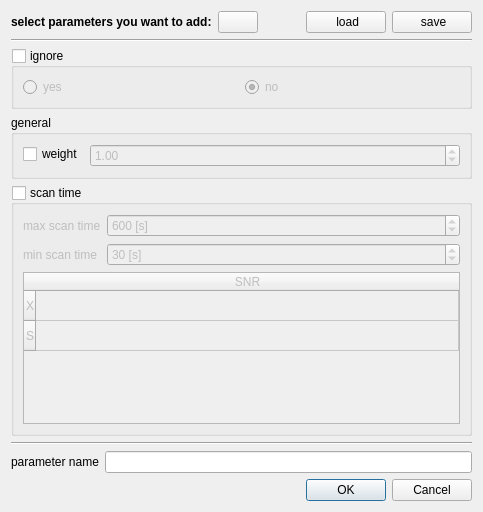
<?xml version="1.0" encoding="UTF-8"?>
<ui version="4.0">
 <class>baselineParametersDialog</class>
 <widget class="QDialog" name="baselineParametersDialog">
  <property name="geometry">
   <rect>
    <x>0</x>
    <y>0</y>
    <width>483</width>
    <height>512</height>
   </rect>
  </property>
  <property name="windowTitle">
   <string>Dialog</string>
  </property>
  <layout class="QVBoxLayout" name="verticalLayout_2">
   <item>
    <layout class="QHBoxLayout" name="horizontalLayout_4">
     <item>
      <widget class="QLabel" name="label_3">
       <property name="font">
        <font>
         <weight>75</weight>
         <bold>true</bold>
        </font>
       </property>
       <property name="text">
        <string>select parameters you want to add:</string>
       </property>
      </widget>
     </item>
     <item>
      <widget class="QPushButton" name="pushButton">
       <property name="text">
        <string/>
       </property>
       <property name="icon">
        <iconset resource="../myresources.qrc">
         <normaloff>:/icons/icons/help.png</normaloff>:/icons/icons/help.png</iconset>
       </property>
      </widget>
     </item>
     <item>
      <spacer name="horizontalSpacer">
       <property name="orientation">
        <enum>Qt::Horizontal</enum>
       </property>
       <property name="sizeHint" stdset="0">
        <size>
         <width>40</width>
         <height>20</height>
        </size>
       </property>
      </spacer>
     </item>
     <item>
      <widget class="QPushButton" name="pushButton_load">
       <property name="toolTip">
        <string>load predefined parameter</string>
       </property>
       <property name="statusTip">
        <string>load predefined parameter</string>
       </property>
       <property name="whatsThis">
        <string>&lt;html&gt;&lt;head/&gt;&lt;body&gt;&lt;p&gt;Load previously saved paramters. &lt;/p&gt;&lt;/body&gt;&lt;/html&gt;</string>
       </property>
       <property name="text">
        <string> load</string>
       </property>
       <property name="icon">
        <iconset resource="../myresources.qrc">
         <normaloff>:/icons/icons/folder-open-5.png</normaloff>:/icons/icons/folder-open-5.png</iconset>
       </property>
      </widget>
     </item>
     <item>
      <widget class="QPushButton" name="pushButton_save">
       <property name="toolTip">
        <string>save this parameter for further use</string>
       </property>
       <property name="statusTip">
        <string>save this parameter for further use</string>
       </property>
       <property name="whatsThis">
        <string>&lt;html&gt;&lt;head/&gt;&lt;body&gt;&lt;p&gt;Save parameters to make them loadable in future. &lt;/p&gt;&lt;/body&gt;&lt;/html&gt;</string>
       </property>
       <property name="text">
        <string> save</string>
       </property>
       <property name="icon">
        <iconset resource="../myresources.qrc">
         <normaloff>:/icons/icons/document-export.png</normaloff>:/icons/icons/document-export.png</iconset>
       </property>
      </widget>
     </item>
    </layout>
   </item>
   <item>
    <widget class="Line" name="line_2">
     <property name="orientation">
      <enum>Qt::Horizontal</enum>
     </property>
    </widget>
   </item>
   <item>
    <widget class="QGroupBox" name="groupBox_ignore">
     <property name="toolTip">
      <string>ignore this baseline in calculation of required observing time</string>
     </property>
     <property name="statusTip">
      <string>ignore this baseline in calculation of required observing time</string>
     </property>
     <property name="whatsThis">
      <string>&lt;html&gt;&lt;head/&gt;&lt;body&gt;&lt;p&gt;Ignore this baseline for calculation of required scan duration. &lt;/p&gt;&lt;p&gt;&lt;br/&gt;&lt;/p&gt;&lt;p&gt;Ignored baselines will not be listed in number of observations and will not be listed in output files. &lt;/p&gt;&lt;/body&gt;&lt;/html&gt;</string>
     </property>
     <property name="title">
      <string>ignore</string>
     </property>
     <property name="checkable">
      <bool>true</bool>
     </property>
     <property name="checked">
      <bool>false</bool>
     </property>
     <layout class="QHBoxLayout" name="horizontalLayout">
      <item>
       <widget class="QRadioButton" name="radioButton_ignore_yes">
        <property name="text">
         <string>yes</string>
        </property>
       </widget>
      </item>
      <item>
       <widget class="QRadioButton" name="radioButton_ignore_no">
        <property name="text">
         <string>no</string>
        </property>
        <property name="checked">
         <bool>true</bool>
        </property>
       </widget>
      </item>
     </layout>
    </widget>
   </item>
   <item>
    <widget class="QGroupBox" name="groupBox_3">
     <property name="title">
      <string>general</string>
     </property>
     <layout class="QFormLayout" name="formLayout_2">
      <item row="0" column="1">
       <widget class="QDoubleSpinBox" name="doubleSpinBox_weight">
        <property name="enabled">
         <bool>false</bool>
        </property>
        <property name="toolTip">
         <string>weight of this baseline for selection of best scan</string>
        </property>
        <property name="statusTip">
         <string>weight of this baseline for selection of best scan</string>
        </property>
        <property name="whatsThis">
         <string>&lt;html&gt;&lt;head/&gt;&lt;body&gt;&lt;p&gt;If you give a baseline &lt;span style=&quot; font-weight:600;&quot;&gt;extra weight&lt;/span&gt; (weight &amp;gt;1) then the software will &lt;span style=&quot; font-weight:600;&quot;&gt;prefere scans when there is an observation on this baseline&lt;/span&gt;. &lt;/p&gt;&lt;/body&gt;&lt;/html&gt;</string>
        </property>
        <property name="maximum">
         <double>999.000000000000000</double>
        </property>
        <property name="singleStep">
         <double>0.250000000000000</double>
        </property>
        <property name="value">
         <double>1.000000000000000</double>
        </property>
       </widget>
      </item>
      <item row="0" column="0">
       <widget class="QCheckBox" name="checkBox">
        <property name="whatsThis">
         <string>&lt;html&gt;&lt;head/&gt;&lt;body&gt;&lt;p&gt;Select parameter. &lt;/p&gt;&lt;p&gt;Parameters which are selected will &lt;span style=&quot; font-weight:600;&quot;&gt;override&lt;/span&gt; parameters from its &lt;span style=&quot; font-weight:600;&quot;&gt;parents&lt;/span&gt;. &lt;/p&gt;&lt;/body&gt;&lt;/html&gt;</string>
        </property>
        <property name="text">
         <string>weight</string>
        </property>
       </widget>
      </item>
     </layout>
    </widget>
   </item>
   <item>
    <widget class="QGroupBox" name="groupBox_scanTime">
     <property name="title">
      <string>scan time</string>
     </property>
     <property name="checkable">
      <bool>true</bool>
     </property>
     <property name="checked">
      <bool>false</bool>
     </property>
     <layout class="QVBoxLayout" name="verticalLayout">
      <item>
       <layout class="QFormLayout" name="formLayout">
        <item row="0" column="0">
         <widget class="QLabel" name="label">
          <property name="text">
           <string>max scan time</string>
          </property>
         </widget>
        </item>
        <item row="0" column="1">
         <widget class="QSpinBox" name="spinBox_maxScan">
          <property name="toolTip">
           <string>maximum allowed scan time in seconds</string>
          </property>
          <property name="statusTip">
           <string>maximum allowed scan time in seconds</string>
          </property>
          <property name="whatsThis">
           <string>&lt;html&gt;&lt;head/&gt;&lt;body&gt;&lt;p&gt;Maximum allowed scan time in seconds. &lt;/p&gt;&lt;p&gt;This value is also set in source parameters &lt;img src=&quot;:/icons/icons/source_p.png&quot; width=&quot;30&quot; height=&quot;30&quot;/&gt; and station parameters &lt;img src=&quot;:/icons/icons/station_p.png&quot; width=&quot;30&quot; height=&quot;30&quot;/&gt;. The minimum value of those three parameters will be taken. &lt;/p&gt;&lt;/body&gt;&lt;/html&gt;</string>
          </property>
          <property name="suffix">
           <string> [s]</string>
          </property>
          <property name="maximum">
           <number>9999</number>
          </property>
          <property name="singleStep">
           <number>60</number>
          </property>
          <property name="value">
           <number>600</number>
          </property>
         </widget>
        </item>
        <item row="1" column="0">
         <widget class="QLabel" name="label_2">
          <property name="text">
           <string>min scan time</string>
          </property>
         </widget>
        </item>
        <item row="1" column="1">
         <widget class="QSpinBox" name="spinBox_minScan">
          <property name="toolTip">
           <string>minimum allowed scan time in seconds</string>
          </property>
          <property name="statusTip">
           <string>minimum allowed scan time in seconds</string>
          </property>
          <property name="whatsThis">
           <string>&lt;html&gt;&lt;head/&gt;&lt;body&gt;&lt;p&gt;Minimum required scan time in seconds. &lt;/p&gt;&lt;p&gt;This value is also set in source parameters &lt;img src=&quot;:/icons/icons/source_p.png&quot; height=&quot;30&quot;/&gt; and station parameters &lt;img src=&quot;:/icons/icons/station_p.png&quot; height=&quot;30&quot;/&gt;. The maximum value of those three parameters will be taken. &lt;/p&gt;&lt;/body&gt;&lt;/html&gt;</string>
          </property>
          <property name="suffix">
           <string> [s]</string>
          </property>
          <property name="maximum">
           <number>9999</number>
          </property>
          <property name="singleStep">
           <number>10</number>
          </property>
          <property name="value">
           <number>30</number>
          </property>
         </widget>
        </item>
       </layout>
      </item>
      <item>
       <widget class="QTableWidget" name="tableWidget_SNR">
        <property name="minimumSize">
         <size>
          <width>0</width>
          <height>120</height>
         </size>
        </property>
        <property name="toolTip">
         <string>minimum signal to noise ratio for each band</string>
        </property>
        <property name="statusTip">
         <string>minimum signal to noise ratio for each band</string>
        </property>
        <property name="whatsThis">
         <string>&lt;html&gt;&lt;head/&gt;&lt;body&gt;&lt;p&gt;Minimum target signal to noise ratio. &lt;/p&gt;&lt;p&gt;This value is also set in source parameters &lt;img src=&quot;:/icons/icons/source_p.png&quot; width=&quot;30&quot; height=&quot;30&quot;/&gt;, station parameters &lt;img src=&quot;:/icons/icons/station_p.png&quot; width=&quot;30&quot; height=&quot;30&quot;/&gt; and observing mode &lt;img src=&quot;:/icons/icons/drive-harddisk-3.png&quot; width=&quot;30&quot; height=&quot;30&quot;/&gt;. The minimum value of those three parameters will be taken. &lt;/p&gt;&lt;/body&gt;&lt;/html&gt;</string>
        </property>
        <attribute name="horizontalHeaderStretchLastSection">
         <bool>true</bool>
        </attribute>
        <row>
         <property name="text">
          <string>X</string>
         </property>
        </row>
        <row>
         <property name="text">
          <string>S</string>
         </property>
        </row>
        <column>
         <property name="text">
          <string>SNR</string>
         </property>
        </column>
       </widget>
      </item>
     </layout>
    </widget>
   </item>
   <item>
    <widget class="Line" name="line">
     <property name="orientation">
      <enum>Qt::Horizontal</enum>
     </property>
    </widget>
   </item>
   <item>
    <layout class="QHBoxLayout" name="horizontalLayout_2">
     <item>
      <widget class="QLabel" name="label_5">
       <property name="text">
        <string>parameter name</string>
       </property>
      </widget>
     </item>
     <item>
      <widget class="QLineEdit" name="lineEdit_paraName">
       <property name="toolTip">
        <string>name of this parameter</string>
       </property>
       <property name="statusTip">
        <string>name of this parameter</string>
       </property>
      </widget>
     </item>
    </layout>
   </item>
   <item>
    <widget class="QDialogButtonBox" name="buttonBox">
     <property name="orientation">
      <enum>Qt::Horizontal</enum>
     </property>
     <property name="standardButtons">
      <set>QDialogButtonBox::Cancel|QDialogButtonBox::Ok</set>
     </property>
    </widget>
   </item>
  </layout>
 </widget>
 <resources>
  <include location="../myresources.qrc"/>
 </resources>
 <connections>
  <connection>
   <sender>checkBox</sender>
   <signal>toggled(bool)</signal>
   <receiver>doubleSpinBox_weight</receiver>
   <slot>setEnabled(bool)</slot>
   <hints>
    <hint type="sourcelabel">
     <x>53</x>
     <y>136</y>
    </hint>
    <hint type="destinationlabel">
     <x>115</x>
     <y>137</y>
    </hint>
   </hints>
  </connection>
 </connections>
</ui>
